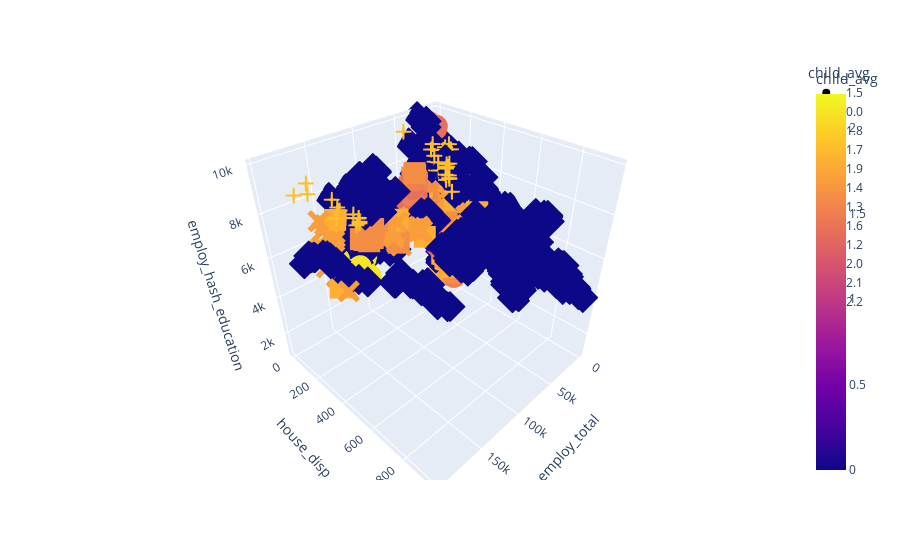

Notebook cell for this chart:
### Code cell
import plotly.express as px
 
fig = px.scatter_3d(df, x='employ_total', y='house_disp', z='employ_hash_education',
                    color='child_avg', symbol='child_avg')
fig.show()

### Figure 1 — Plotly figure (JSON) as saved in the notebook; plotly's stock layout.template omitted (floating-point values rounded to 4 significant figures; data arrays with more than 128 entries replaced by an {"elided": "..."} marker saying what was removed)
{"data": [{"hovertemplate": "child_avg=%{marker.color}<br>employ_total=%{x}<br>house_disp=%{y}<br>employ_hash_education=%{z}<extra></extra>", "legendgroup": "1.5", "marker": {"color": {"elided": "358 float values"}, "coloraxis": "coloraxis", "symbol": "circle"}, "mode": "markers", "name": "1.5", "scene": "scene", "showlegend": true, "type": "scatter3d", "x": {"elided": "358 float values"}, "y": {"elided": "358 float values"}, "z": {"elided": "358 float values"}}, {"hovertemplate": "child_avg=%{marker.color}<br>employ_total=%{x}<br>house_disp=%{y}<br>employ_hash_education=%{z}<extra></extra>", "legendgroup": "0.0", "marker": {"color": {"elided": "1647 int values"}, "coloraxis": "coloraxis", "symbol": "diamond"}, "mode": "markers", "name": "0.0", "scene": "scene", "showlegend": true, "type": "scatter3d", "x": {"elided": "1647 float values"}, "y": {"elided": "1647 float values"}, "z": {"elided": "1647 float values"}}, {"hovertemplate": "child_avg=%{marker.color}<br>employ_total=%{x}<br>house_disp=%{y}<br>employ_hash_education=%{z}<extra></extra>", "legendgroup": "1.8", "marker": {"color": {"elided": "158 float values"}, "coloraxis": "coloraxis", "symbol": "square"}, "mode": "markers", "name": "1.8", "scene": "scene", "showlegend": true, "type": "scatter3d", "x": {"elided": "158 float values"}, "y": {"elided": "158 float values"}, "z": {"elided": "158 float values"}}, {"hovertemplate": "child_avg=%{marker.color}<br>employ_total=%{x}<br>house_disp=%{y}<br>employ_hash_education=%{z}<extra></extra>", "legendgroup": "1.7", "marker": {"color": {"elided": "179 float values"}, "coloraxis": "coloraxis", "symbol": "x"}, "mode": "markers", "name": "1.7", "scene": "scene", "showlegend": true, "type": "scatter3d", "x": {"elided": "179 float values"}, "y": {"elided": "179 float values"}, "z": {"elided": "179 float values"}}, {"hovertemplate": "child_avg=%{marker.color}<br>employ_total=%{x}<br>house_disp=%{y}<br>employ_hash_education=%{z}<extra></extra>", "legendgroup": "1.9", "marker": {"color": {"elided": "136 float values"}, "coloraxis": "coloraxis", "symbol": "cross"}, "mode": "markers", "name": "1.9", "scene": "scene", "showlegend": true, "type": "scatter3d", "x": {"elided": "136 float values"}, "y": {"elided": "136 float values"}, "z": {"elided": "136 float values"}}, {"hovertemplate": "child_avg=%{marker.color}<br>employ_total=%{x}<br>house_disp=%{y}<br>employ_hash_education=%{z}<extra></extra>", "legendgroup": "1.4", "marker": {"color": {"elided": "309 float values"}, "coloraxis": "coloraxis", "symbol": "circle"}, "mode": "markers", "name": "1.4", "scene": "scene", "showlegend": true, "type": "scatter3d", "x": {"elided": "309 float values"}, "y": {"elided": "309 float values"}, "z": {"elided": "309 float values"}}, {"hovertemplate": "child_avg=%{marker.color}<br>employ_total=%{x}<br>house_disp=%{y}<br>employ_hash_education=%{z}<extra></extra>", "legendgroup": "1.3", "marker": {"color": [1.3, 1.3, 1.3, 1.3, 1.3, 1.3, 1.3, 1.3, 1.3, 1.3, 1.3, 1.3, 1.3, 1.3, 1.3, 1.3, 1.3, 1.3, 1.3, 1.3, 1.3, 1.3, 1.3, 1.3, 1.3, 1.3, 1.3, 1.3, 1.3, 1.3, 1.3, 1.3, 1.3, 1.3, 1.3, 1.3, 1.3, 1.3, 1.3, 1.3, 1.3, 1.3, 1.3, 1.3, 1.3, 1.3, 1.3, 1.3, 1.3, 1.3, 1.3, 1.3, 1.3, 1.3, 1.3, 1.3, 1.3, 1.3, 1.3, 1.3, 1.3, 1.3, 1.3, 1.3, 1.3, 1.3, 1.3, 1.3, 1.3, 1.3, 1.3, 1.3, 1.3, 1.3, 1.3, 1.3, 1.3, 1.3, 1.3, 1.3, 1.3, 1.3, 1.3, 1.3, 1.3, 1.3, 1.3, 1.3, 1.3, 1.3, 1.3, 1.3, 1.3, 1.3, 1.3, 1.3, 1.3, 1.3, 1.3, 1.3, 1.3, 1.3, 1.3, 1.3, 1.3, 1.3, 1.3, 1.3, 1.3], "coloraxis": "coloraxis", "symbol": "diamond"}, "mode": "markers", "name": "1.3", "scene": "scene", "showlegend": true, "type": "scatter3d", "x": [11480.0, 11310.0, 47540.0, 3069, 10871, 11500.0, 3514.0, 46250.0, 15730.0, 220.1, 11030.0, 11440.0, 3458.0, 45530.0, 15630.0, 258.3, 3219.0, 733, 10370.0, 11040.0, 3427.0, 44240.0, 458.4, 14810.0, 218.6, 2904.0, 10560.0, 4694.0, 44386, 14270, 199.2, 9706.0, 10660.0, 333.9, 4741.0, 43200.0, 498.4, 12670.0, 488.7, 10170.0, 344.4, 331.3, 177.2, 42820.0, 473.7, 12240.0, 8782.0, 10310.0, 5618.0, 180.6, 40390.0, 492.5, 12200.0, 192.6, 779.9, 9459.0, 432.5, 5629.0, 40370.0, 11430.0, 216.2, 9369.0, 384.1, 5518, 6299.0, 39908, 10980.0, 9141.0, 5501.0, 39790.0, 10990.0, 652.8, 9176.0, 5766.0, 38270.0, 40680.0, 512.9, 11422, 2014.0, 5521.0, 39390.0, 39400.0, 11520.0, 297.6, 1983.0, 5172, 39462, 2117.0, 11560.0, 1943.0, 4935.0, 5197.0, 38930.0, 36640.0, 12050.0, 1454.0, 720.6, 8173.0, 36760.0, 1774.0, 753.2, 37550.0, 12480.0, 2074.0, 9983.0, 195.3, 38460.0, 1777.0, 11680.0], "y": [82.4, 65.2, 59.4, 34.8, 92, 70.5, 111.2, 50.7, 43.9, 71.7, 66.5, 73.1, 106.7, 52.5, 40.8, 70.9, 43.6, 89.5, 51.9, 65.4, 107.6, 49.8, 86.3, 45, 82.3, 42.2, 65.3, 103.6, 53.9, 44, 74.5, 59, 70, 80.2, 109.7, 54.6, 29.9, 53.6, 93.9, 67.3, 87.4, 84.9, 113.2, 53.7, 32.7, 61.2, 67.2, 76.1, 114.7, 115.7, 53.1, 32.1, 58.3, 77.9, 106.3, 64.7, 85.3, 134.8, 52.2, 63.2, 84.3, 67.1, 83.2, 134.1, 114.8, 53.6, 60.7, 74.3, 132.5, 55.8, 58.6, 132.9, 72.5, 130.8, 58.3, 51.3, 16.4, 57.9, 44.1, 126.7, 54.7, 52.8, 51.9, 73.8, 41.7, 120.9, 48.9, 83.1, 50.7, 37.5, 109.1, 93.3, 54.4, 42, 43.2, 63, 96.9, 66.9, 43.6, 78.4, 109.1, 41.9, 39.2, 88.3, 74.3, 0, 0, 0, 0], "z": [5033.0, 5722.0, 5411.0, 6257.0, 5094.0, 5701.0, 5377.0, 5492.0, 5530.0, 4340.0, 5160.0, 5665.0, 5493.0, 5400.0, 5568.0, 4607.0, 6171.0, 2464.0, 5127.0, 5478.0, 4469.0, 5287.0, 3191.0, 5361.0, 3759.0, 5892.0, 5332.0, 4990.0, 5250.0, 5254.0, 3854.0, 4668.0, 5490.0, 3812.0, 4735.0, 5194.0, 5032.0, 5067.0, 2621.0, 5355, 3666.0, 2412.0, 2874.0, 5127.0, 5554.0, 5001, 4696.0, 5526.0, 4683, 2855.0, 4978.0, 5845.0, 4947, 3125.0, 3306.0, 5646.0, 4557.0, 4233.0, 4947.0, 5224.0, 3128.0, 5668.0, 3581.0, 4335.0, 4938, 4990.0, 5179.0, 5615.0, 4476.0, 5032.0, 5504.0, 2604.0, 6007.0, 4735.0, 5335, 5143.0, 5594.0, 5707.0, 6301.0, 4652.0, 5470.0, 5150.0, 5982.0, 4223.0, 6247.0, 4836.0, 5381.0, 5052.0, 6194.0, 6122.0, 4986.0, 5513.0, 5155.0, 5208.0, 6216.0, 5193.0, 2704.0, 5722.0, 5345.0, 5174.0, 3035.0, 5437.0, 6540.0, 3705.0, 6041.0, 3214.0, 5596.0, 5552.0, 6455.0]}, {"hovertemplate": "child_avg=%{marker.color}<br>employ_total=%{x}<br>house_disp=%{y}<br>employ_hash_education=%{z}<extra></extra>", "legendgroup": "1.6", "marker": {"color": {"elided": "215 float values"}, "coloraxis": "coloraxis", "symbol": "square"}, "mode": "markers", "name": "1.6", "scene": "scene", "showlegend": true, "type": "scatter3d", "x": {"elided": "215 float values"}, "y": {"elided": "215 float values"}, "z": {"elided": "215 float values"}}, {"hovertemplate": "child_avg=%{marker.color}<br>employ_total=%{x}<br>house_disp=%{y}<br>employ_hash_education=%{z}<extra></extra>", "legendgroup": "1.2", "marker": {"color": [1.2, 1.2], "coloraxis": "coloraxis", "symbol": "x"}, "mode": "markers", "name": "1.2", "scene": "scene", "showlegend": true, "type": "scatter3d", "x": [3064.0, 13790.0], "y": [99.6, 47.2], "z": [5434.0, 6510.0]}, {"hovertemplate": "child_avg=%{marker.color}<br>employ_total=%{x}<br>house_disp=%{y}<br>employ_hash_education=%{z}<extra></extra>", "legendgroup": "2.0", "marker": {"color": [2, 2, 2, 2, 2, 2, 2, 2, 2, 2, 2, 2, 2, 2, 2, 2, 2, 2, 2, 2, 2, 2, 2, 2, 2, 2, 2, 2, 2, 2, 2, 2, 2, 2, 2, 2, 2, 2, 2, 2, 2, 2, 2, 2, 2, 2], "coloraxis": "coloraxis", "symbol": "cross"}, "mode": "markers", "name": "2.0", "scene": "scene", "showlegend": true, "type": "scatter3d", "x": [13770.0, 3214.0, 3296.0, 13539, 1503.0, 2140.0, 4062.0, 3040.0, 2309.0, 130100.0, 5510.0, 2245.0, 159200.0, 127400.0, 163300.0, 126800.0, 13140.0, 1583.0, 152400.0, 7006.0, 153000.0, 160600.0, 13629, 161000.0, 13380.0, 158600.0, 133400.0, 13610.0, 2680.0, 7237.0, 2475, 154100.0, 124400.0, 12850.0, 2792.0, 6642.0, 137100.0, 6439.0, 2395.0, 1888, 4410.0, 4142.0, 119800.0, 872.5, 140300.0, 726.4], "y": [168.8, 39.4, 42.3, 194.4, 164.6, 365.7, 88.3, 37.8, 312.5, 49.6, 201, 332.3, 219.1, 45.7, 239.4, 47.2, 176.5, 162.4, 229, 209.3, 222.7, 217.4, 161.6, 219, 171.2, 226, 47.2, 161.4, 42.1, 163.4, 244.7, 224.8, 47.1, 163.1, 43.8, 171.1, 50.6, 161.5, 66.9, 0, 0, 0, 0, 0, 0, 0], "z": [6750.0, 6281.0, 6454, 6697.0, 6273.0, 4218.0, 3988.0, 6125, 4141.0, 4882.0, 6059.0, 4192.0, 5482.0, 4800.0, 5604.0, 4810.0, 6788, 6816.0, 5423, 5120.0, 5500.0, 5664, 6952.0, 5760.0, 6459.0, 5486.0, 4798.0, 6568.0, 6189, 5999.0, 4635.0, 5328.0, 4520.0, 6771.0, 6664.0, 5920.0, 4858.0, 6522.0, 6259.0, 4057, 3902, 3998.0, 4568.0, 3599.0, 5078.0, 5921.0]}, {"hovertemplate": "child_avg=%{marker.color}<br>employ_total=%{x}<br>house_disp=%{y}<br>employ_hash_education=%{z}<extra></extra>", "legendgroup": "2.1", "marker": {"color": [2.1, 2.1, 2.1, 2.1, 2.1, 2.1, 2.1, 2.1, 2.1, 2.1, 2.1, 2.1, 2.1, 2.1, 2.1, 2.1, 2.1, 2.1, 2.1, 2.1, 2.1, 2.1, 2.1, 2.1, 2.1, 2.1, 2.1, 2.1, 2.1, 2.1, 2.1, 2.1, 2.1, 2.1, 2.1, 2.1, 2.1, 2.1, 2.1, 2.1, 2.1, 2.1, 2.1, 2.1, 2.1, 2.1, 2.1, 2.1, 2.1, 2.1, 2.1, 2.1, 2.1, 2.1, 2.1, 2.1, 2.1, 2.1, 2.1, 2.1, 2.1, 2.1, 2.1, 2.1, 2.1, 2.1, 2.1], "coloraxis": "coloraxis", "symbol": "circle"}, "mode": "markers", "name": "2.1", "scene": "scene", "showlegend": true, "type": "scatter3d", "x": [10420.0, 139191, 112500.0, 13870.0, 10910.0, 2772.0, 140700.0, 111900.0, 14150.0, 3032.0, 11380.0, 3011.0, 141600.0, 111800.0, 11230.0, 2729.0, 142500.0, 112000.0, 13480.0, 3198.0, 11340, 13480.0, 11393, 155100.0, 13360.0, 3266.0, 11640.0, 12980.0, 12060.0, 801, 12670.0, 859.7, 144100.0, 147100.0, 13090.0, 12900.0, 880.7, 139600.0, 12900.0, 2840.0, 12840.0, 139500.0, 13260.0, 2644.0, 13070.0, 843.4, 142900.0, 2728, 12850.0, 828.1, 142200.0, 12981, 792.7, 12830.0, 708.8, 13040.0, 155500.0, 12690.0, 13110.0, 12410.0, 1745.0, 2023, 3084.0, 151000.0, 685, 159994, 14350.0], "y": [130.3, 260.1, 61.4, 180.2, 146.8, 81.3, 207.7, 45.1, 182.7, 46.4, 155.5, 82.2, 214.3, 46.8, 150.1, 81, 223.8, 51.7, 179.7, 53.4, 183.4, 168.2, 194.1, 222.4, 169.2, 37.3, 198.3, 182.4, 155.2, 297.3, 190, 303.7, 226.7, 47.1, 168.8, 178, 299.7, 48.6, 164, 37.3, 175.9, 49, 165.7, 49.9, 180.5, 266.8, 46.1, 45.3, 159.6, 262.3, 45.6, 174.6, 263.9, 174.6, 246.9, 159.1, 241.3, 171.1, 157.1, 169, 0, 0, 0, 0, 0, 0, 0], "z": [6424.0, 5065.0, 4626.0, 6650.0, 6989.0, 3848.0, 5090.0, 4658.0, 6980.0, 6143.0, 6910.0, 4045.0, 5103.0, 4563.0, 6533.0, 3687.0, 5090.0, 4433.0, 6830.0, 6371.0, 6249.0, 6731.0, 6221.0, 5522.0, 6585.0, 6204.0, 5965, 6583.0, 6345.0, 3823.0, 6967.0, 3870.0, 5491.0, 4916.0, 6674.0, 6733.0, 3932.0, 4910.0, 6237.0, 6193.0, 6879.0, 4888.0, 6650.0, 6397.0, 7208.0, 4241.0, 5082.0, 6243.0, 7338.0, 4429.0, 5004.0, 6660.0, 4151.0, 6600.0, 3842.0, 5797, 5630.0, 7021.0, 5608, 6305.0, 3648.0, 3754.0, 4011.0, 5341.0, 3649.0, 5685.0, 5346]}, {"hovertemplate": "child_avg=%{marker.color}<br>employ_total=%{x}<br>house_disp=%{y}<br>employ_hash_education=%{z}<extra></extra>", "legendgroup": "2.2", "marker": {"color": [2.2, 2.2, 2.2, 2.2, 2.2, 2.2], "coloraxis": "coloraxis", "symbol": "diamond"}, "mode": "markers", "name": "2.2", "scene": "scene", "showlegend": true, "type": "scatter3d", "x": [2928, 3083.0, 2922.0, 2726.0, 848.8, 2688.0], "y": [101.7, 60.8, 37.4, 35, 287.3, 39.8], "z": [3961.0, 6036.0, 5994.0, 5821.0, 4272, 6048.0]}], "layout": {"coloraxis": {"colorbar": {"title": {"text": "child_avg"}}, "colorscale": [[0, "#0d0887"], [0.1111, "#46039f"], [0.2222, "#7201a8"], [0.3333, "#9c179e"], [0.4444, "#bd3786"], [0.5556, "#d8576b"], [0.6667, "#ed7953"], [0.7778, "#fb9f3a"], [0.8889, "#fdca26"], [1, "#f0f921"]]}, "legend": {"title": {"text": "child_avg"}, "tracegroupgap": 0}, "margin": {"t": 60}, "scene": {"domain": {"x": [0, 1], "y": [0, 1]}, "xaxis": {"title": {"text": "employ_total"}}, "yaxis": {"title": {"text": "house_disp"}}, "zaxis": {"title": {"text": "employ_hash_education"}}}}}
